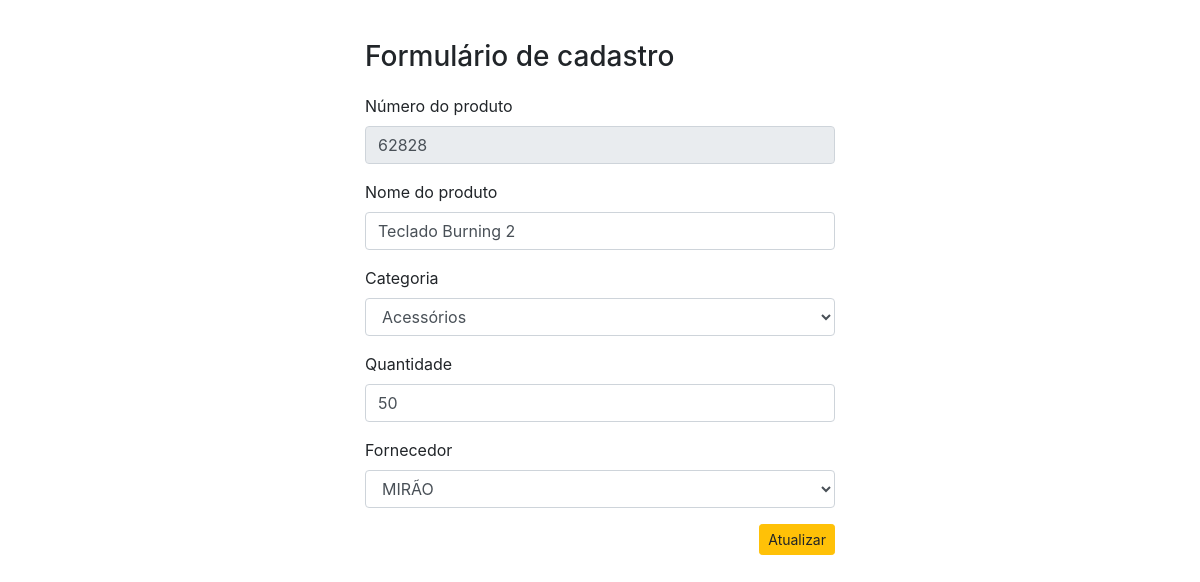
Screenshot of /Script/editar_produto.php?id=5 with the database file from the repository.
### tables this page shows
CREATE TABLE `estoque` (
  `id_estoque` int(11) NOT NULL,
  `numproduto` int(11) NOT NULL,
  `nomeproduto` varchar(200) NOT NULL,
  `categoria` varchar(100) NOT NULL,
  `quantidade` int(11) NOT NULL,
  `fornecedor` varchar(100) NOT NULL
);

### Script/editar_produto.php (the view, shortened to what this page needs)
<?php
include 'conexao.php';
$id = $_GET['id'];
?>
<!DOCTYPE html>
<html lang="pt-BR">
<head>
    <link rel="stylesheet" href="https://stackpath.bootstrapcdn.com/bootstrap/4.4.1/css/bootstrap.min.css"
>
</head>
<body>
    <div class="container" style="margin-top: 40px" id="container">
        <h3>Formulário de cadastro</h3>
        <form action="_atualizar_produto.php" method="post" style="margin-top: 20px">
            <?php
            $sql = "SELECT * FROM `estoque` WHERE id_estoque = $id";
            $buscar = mysqli_query($conexao,$sql);
            while ($array = mysqli_fetch_array($buscar)) {
                $numproduto = $array['numproduto'];
                $nomeproduto = $array['nomeproduto'];
                $quantidade = $array['quantidade'];
            ?>
            <div class="form-group">
                <label>Número do produto</label>
                <input type="number" class="form-control" name="numproduto" value="<?php echo $numproduto?>" disabled>
            </div>
            <div class="form-group">
                <label>Nome do produto</label>
                <input type="text" class="form-control" name="nomeproduto" value="<?php echo $nomeproduto?>">
            </div>
            <div class="form-group">
                <label>Categoria</label>
                <select class="form-control" name="categoria">
                    <?php
                    include 'conexao.php';
                    $sql = "SELECT * FROM `categoria` order by categoria ASC";
                    $buscar = mysqli_query($conexao,$sql);
                    while ($array = mysqli_fetch_array($buscar)) {
                        $nome_categoria = $array['categoria'];
                    ?>
                    <option><?php echo $nome_categoria ?></option>
                    <?php  } ?>
                </select>
            </div>
            <div class="form-group">
                <label>Quantidade</label>
                <input type="number" class="form-control" name="quantidade" value="<?php echo $quantidade?>">
            </div>
            <div class="form-group">
                <label>Fornecedor</label>
                <select class="form-control" name="fornecedor">
                    <?php
                    include 'conexao.php';
                    $sql2 = "SELECT * FROM `fornecedor`";
                    $buscar2 = mysqli_query($conexao,$sql2);
                    while ($array2 = mysqli_fetch_array($buscar2)) {
                        $nome_fornecedor = $array2['nome_fornecedor'];
                    ?>
                    <option><?php echo $nome_fornecedor ?></option>
                    <?php  } ?>
                </select>
            </div>
            <div style="text-align: right;">
                <button type="submit" id="botao" class="btn btn-warning btn-sm">Atualizar</button>
            </div>
            <?php } ?>
        </form>
    </div>
</body>
</html>

### Script/editar_produto.php (style rules this page uses)
#container { width: 500px; }

### rows the page displays
estoque: numproduto "62828", nomeproduto "Teclado Burning 2", quantidade "50"

### other values shown
form field categoria "Acessórios"
form field fornecedor "MIRÃO"
